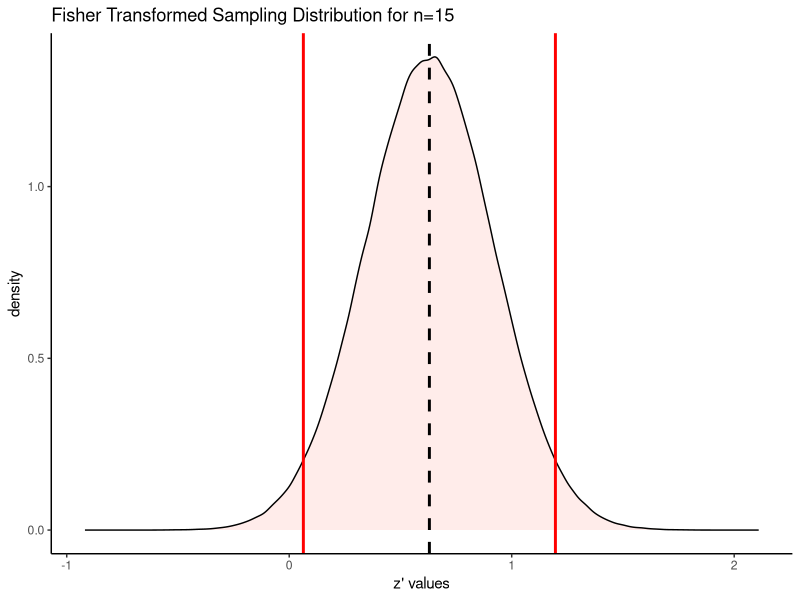
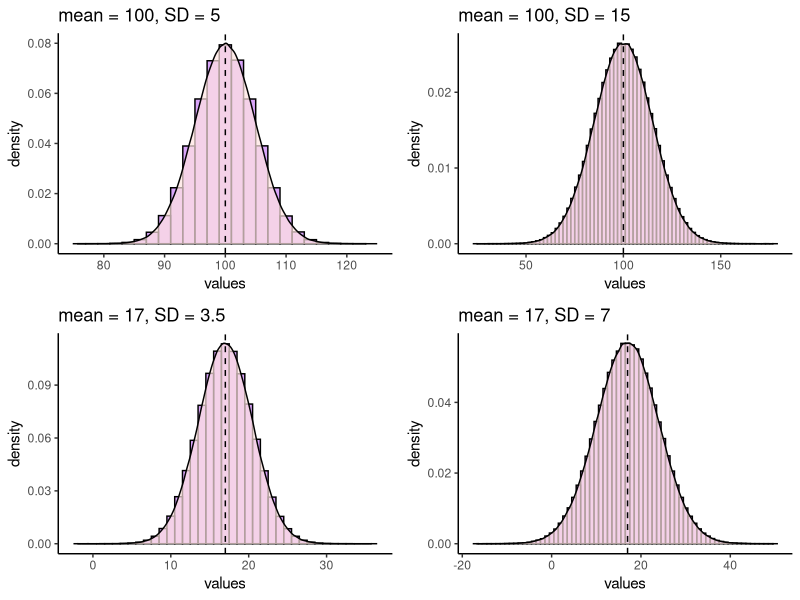
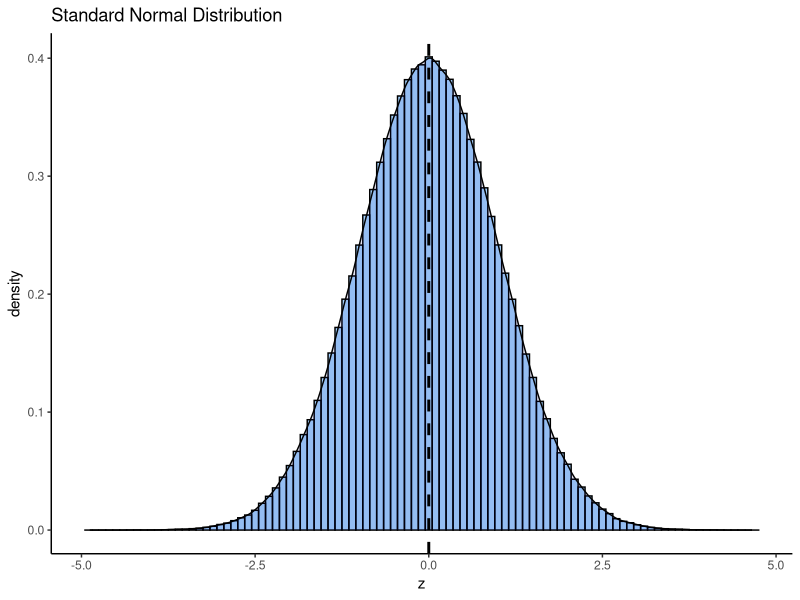
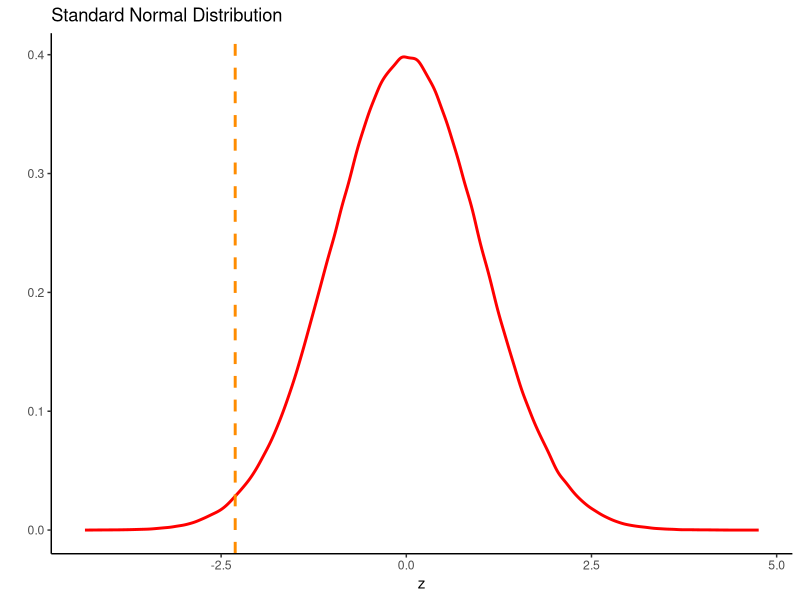
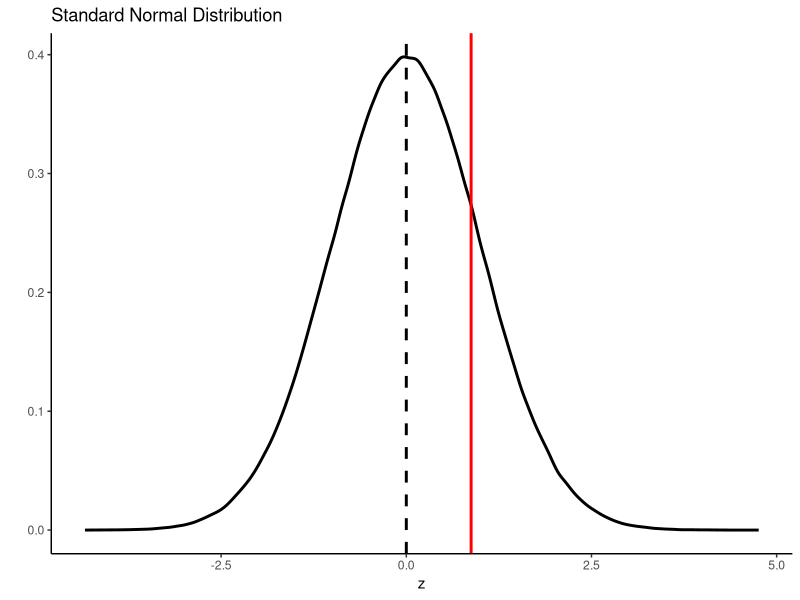
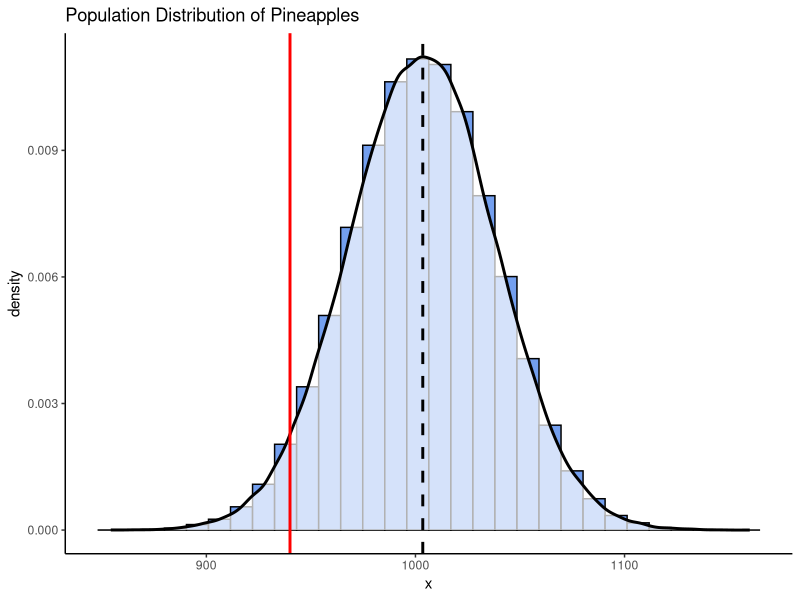
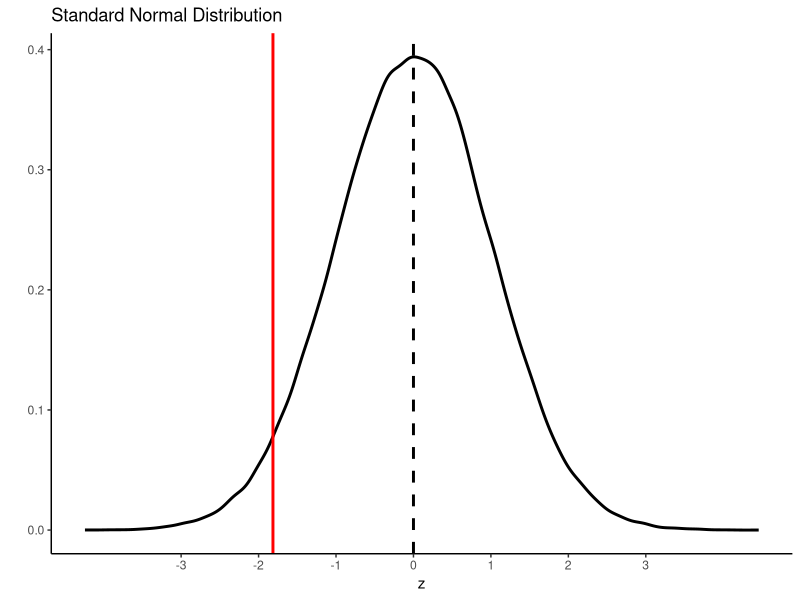
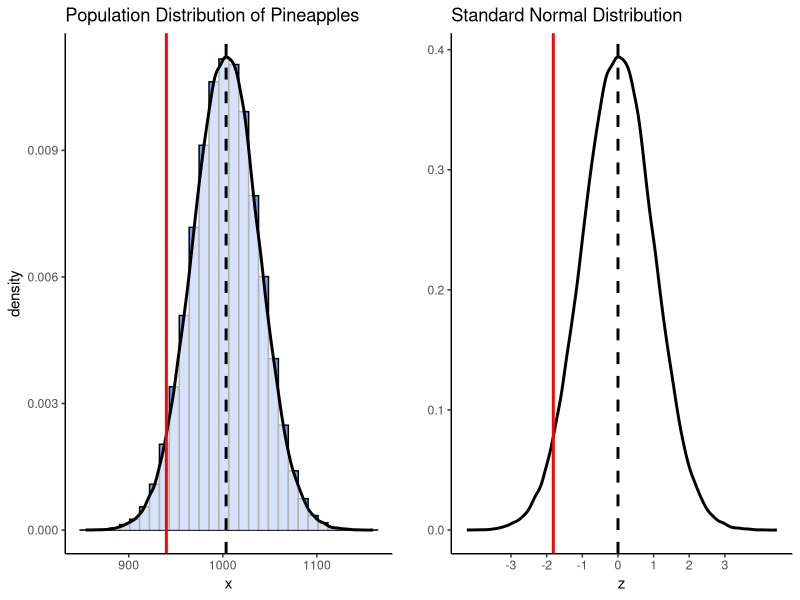

Recreate these plots in R, in order.
library(tidyverse)


x <- rnorm(n = 1000000, mean = 0.63, sd = 0.289)
ggplot(data.frame(x), aes(x = x))  + 
 # geom_histogram(aes(y = ..density..), color = "black", fill = "purple", alpha=.4, binwidth = .05) + 
  geom_density(alpha = 0.7, fill = "mistyrose") + 
  theme_classic() +
  xlab("z' values") +
  geom_vline(xintercept = (0.63 + (1.96*0.289)), lwd=1, color='red')+
  geom_vline(xintercept = (0.63 - (1.96*0.289)), lwd=1, color='red')+
  ggtitle("Fisher Transformed Sampling Distribution for n=15")+
  geom_vline(xintercept=0.63, lty=2, lwd=1)




set.seed(1)

x1 <- rnorm(n = 1000000, mean = 100, sd = 5.0)
x2 <- rnorm(n = 1000000, mean = 17, sd = 3.5)
x3 <- rnorm(n = 1000000, mean = 17, sd = 7.0)
x4 <- rnorm(n = 1000000, mean = 100, sd = 15.0)



dfnorm <- data.frame(x1,x2,x3,x4)

p1=
ggplot(dfnorm, aes(x = x1))  + 
  geom_histogram(aes(y = ..density..), color = "black", fill = "purple", alpha=.4, binwidth = 2) + 
  geom_density(alpha = 0.7, fill = "mistyrose") + 
  theme_classic() +
  xlab("values") +
  ggtitle("mean = 100, SD = 5")+
  geom_vline(xintercept=100, lty=2)

p2=
  ggplot(dfnorm, aes(x = x4))  + 
  geom_histogram(aes(y = ..density..), color = "black", fill = "purple", alpha=.4, binwidth = 2) + 
  geom_density(alpha = 0.7, fill = "mistyrose") + 
  theme_classic() +
  xlab("values")+
  ggtitle("mean = 100, SD = 15")+
  geom_vline(xintercept=100, lty=2)

p3=
  ggplot(dfnorm, aes(x = x2))  + 
  geom_histogram(aes(y = ..density..), color = "black", fill = "purple", alpha=.4, binwidth = 1) + 
  geom_density(alpha = 0.7, fill = "mistyrose") + 
  theme_classic() +
  xlab("values")+
  ggtitle("mean = 17, SD = 3.5") +
  geom_vline(xintercept=17, lty=2)

p4=
  ggplot(dfnorm, aes(x = x3))  + 
  geom_histogram(aes(y = ..density..), color = "black", fill = "purple", alpha=.4, binwidth = 1) + 
  geom_density(alpha = 0.7, fill = "mistyrose") + 
  theme_classic() +
  xlab("values")+
  ggtitle("mean = 17, SD = 7")+
  geom_vline(xintercept=17, lty=2)

library(gridExtra)

grid.arrange(p1,p2,p3,p4,nrow=2)


dfnorm$z <- (dfnorm$x1 - mean(dfnorm$x1))/sd(dfnorm$x1)

ggplot(dfnorm, aes(x = z))  + 
  geom_histogram(aes(y = ..density..), color = "black", fill = "dodgerblue", alpha=.4, binwidth = .1) + 
  geom_density(alpha = 0.1, fill = "navy") + 
  theme_classic() +
  xlab("z")+
  ggtitle("Standard Normal Distribution")+
  geom_vline(xintercept=0, lty=2, lwd=1)



x <- rnorm(1000000, 0, 1)

ggplot(data.frame(x), aes(x=x))  + 
#  geom_histogram(aes(y = ..density..), color = "black", fill = "white") + 
  geom_density(alpha = 0.7, fill = "white", color="red", lwd=1) + 
  theme_minimal() +
  xlab("z") +
  ylab("") +
  ggtitle("Standard Normal Distribution")+
  geom_vline(xintercept = -2.31, color="darkorange", lty=2, lwd=1) +
  theme_classic()




ggplot(data.frame(x), aes(x=x))  + 
  #  geom_histogram(aes(y = ..density..), color = "black", fill = "white") + 
  geom_density(alpha = 0.7, fill = "white", color="black", lwd=1) + 
  theme_minimal() +
  xlab("z") +
  ylab("") +
  geom_vline(xintercept=0, color='black',lwd=1,lty=2)+
  ggtitle("Standard Normal Distribution")+
  geom_vline(xintercept = 0.875, color="red", lty=1, lwd=1) +
  theme_classic()




#### pineapples

# histogram
set.seed(10) # this just makes sure we all get the same results
x <- rnorm(n= 100000, mean = 1003.5, sd = 35)


p1=ggplot(data.frame(x), aes(x = x)) + 
  geom_histogram(aes(y = ..density..), color = "black", fill = "cornflowerblue", alpha=0.9) + 
  geom_density(alpha = 0.7, fill = "white", color="black", lwd=1)+
  theme_classic() +
  geom_vline(xintercept = 1003.5, lwd=1, lty=2) +
  geom_vline(xintercept=940, lty=1, color='red', lwd=1)+
  ggtitle("Population Distribution of Pineapples")
p1


df <- data.frame(x)
df$z <- (x-mean(x))/sd(x)

p2=ggplot(df, aes(x = z)) + 
  geom_density(alpha = 0.7, fill = "white", color="black", lwd=1) + 
  xlab("z") +
  ylab("") +
  geom_vline(xintercept=0, color='black',lwd=1,lty=2)+
  ggtitle("Standard Normal Distribution")+
  geom_vline(xintercept = -1.814286, color="red", lty=1, lwd=1) +
  theme_classic() +
  scale_x_continuous(breaks=c(-3,-2,-1,0,1,2,3)) 

p2

library(gridExtra)
grid.arrange(p1,p2,nrow=1)








p1=ggplot(data.frame(x), aes(x = x)) + 
  geom_histogram(aes(y = ..density..), color = "black", fill = "cornflowerblue", alpha=0.9) + 
  geom_density(alpha = 0.7, fill = "white", color="black", lwd=1)+
  theme_classic() +
  geom_vline(xintercept = 1003.5, lwd=1, lty=2) +
  geom_vline(xintercept=1050, lty=1, color='red', lwd=1)+
  ggtitle("Population Distribution of Pineapples")
p1


df <- data.frame(x)
df$z <- (x-mean(x))/sd(x)

p2=ggplot(df, aes(x = z)) + 
  geom_density(alpha = 0.7, fill = "white", color="black", lwd=1) + 
  xlab("z") +
  ylab("") +
  geom_vline(xintercept=0, color='black',lwd=1,lty=2)+
  ggtitle("Standard Normal Distribution")+
  geom_vline(xintercept = 1.33, color="red", lty=1, lwd=1) +
  theme_classic() +
  scale_x_continuous(breaks=c(-3,-2,-1,0,1,2,3)) 

p2

library(gridExtra)
grid.arrange(p1,p2,nrow=1)

(1050-1003.5)/35






p1=ggplot(data.frame(x), aes(x = x)) + 
  geom_histogram(aes(y = ..density..), color = "black", fill = "cornflowerblue", alpha=0.9) + 
  geom_density(alpha = 0.7, fill = "white", color="black", lwd=1)+
  theme_classic() +
  geom_vline(xintercept = 1003.5, lwd=1, lty=2) +
  geom_vline(xintercept=950, lty=1, color='red', lwd=1)+
  geom_vline(xintercept=1040, lty=1, color='red', lwd=1)+
  ggtitle("Population Distribution of Pineapples")
p1


df <- data.frame(x)
df$z <- (x-mean(x))/sd(x)

p2=ggplot(df, aes(x = z)) + 
  geom_density(alpha = 0.7, fill = "white", color="black", lwd=1) + 
  xlab("z") +
  ylab("") +
  geom_vline(xintercept=0, color='black',lwd=1,lty=2)+
  ggtitle("Standard Normal Distribution")+
  geom_vline(xintercept = -1.53, color="red", lty=1, lwd=1) +
  geom_vline(xintercept = 1.19, color="red", lty=1, lwd=1) +
  theme_classic() +
  scale_x_continuous(breaks=c(-3,-2,-1,0,1,2,3)) 

p2

library(gridExtra)
grid.arrange(p1,p2,nrow=1)

(1050-1003.5)/35

